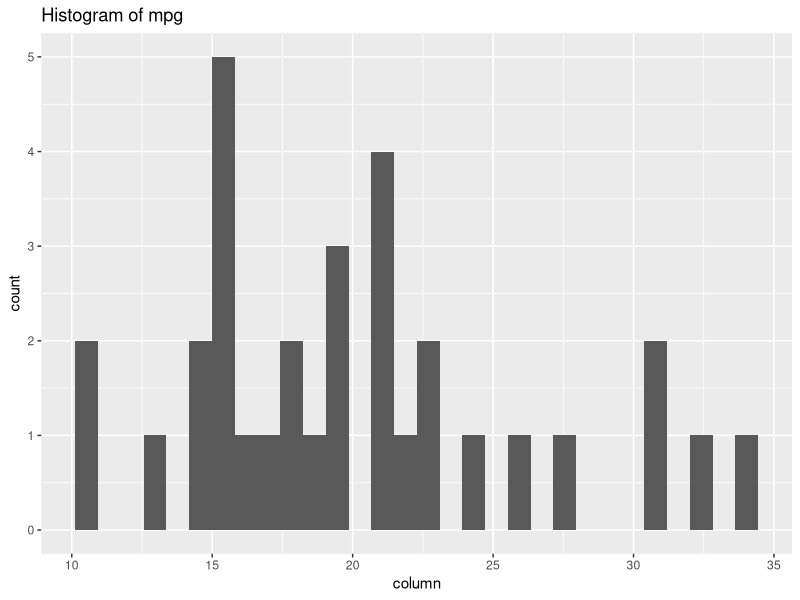
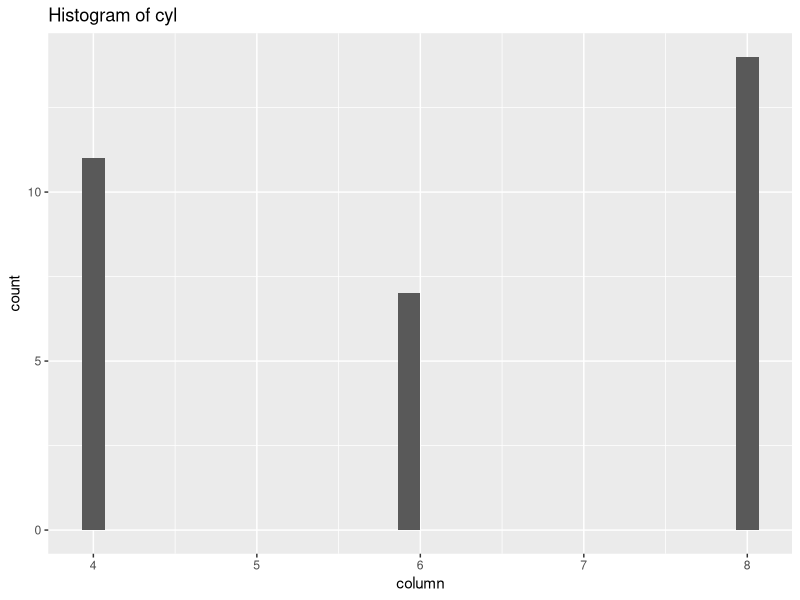
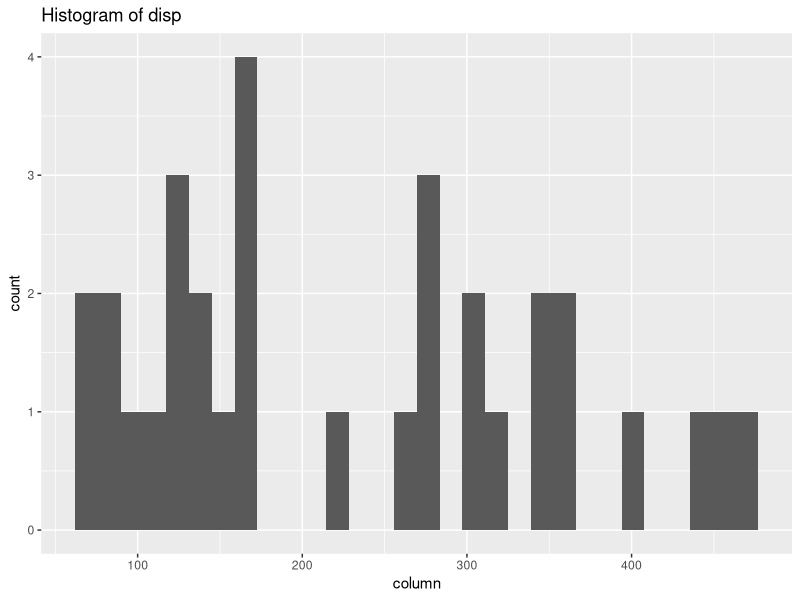

Generate these figures, in order, with R:
## ---- chunk 1
library(knitr)
knitr::opts_chunk$set(fig.pos = '!h')
## ---- chunk 2
histogram_my_columns <- function(data, columns = NULL) {
  require(data.table)
  require(ggplot2)
  if (!is.data.table(data)) {
    data <- as.data.table(data)
  }
  if (is.null(columns)) {
    columns <- names(data)
  }
  stopifnot(all(columns %in% names(data)))
  plotter <- function(index) {
    column <- data[[index]]
    column_name <- columns[index]
    p <- 
      ggplot() +
      geom_histogram(aes(column)) +
      ggtitle(paste0('Histogram of ', column_name))
  suppressMessages(print(p))
  TRUE
  }
  res <- data[, lapply(seq_along(.SD), plotter), .SDcols = columns]
}
## ---- chunk 3
suppressPackageStartupMessages(library(data.table))
suppressPackageStartupMessages(library(ggplot2))
histogram_my_columns(mtcars, c('mpg', 'cyl', 'disp'))
